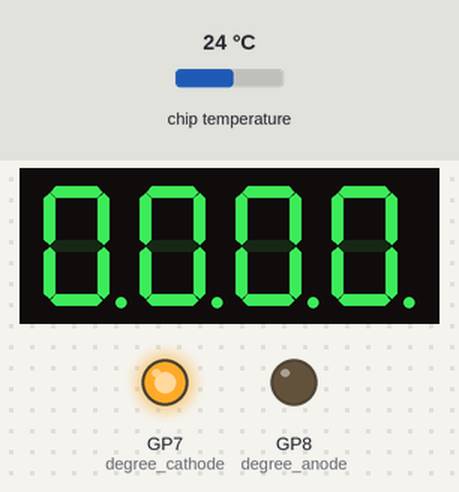
A program run on a simulated Raspberry Pi Pico running MicroPython. Shown: 4-digit seven-segment display, output pins drawn as LEDs (lit = HIGH). The inputs (shaded band) are chosen by the test bench; at power-on: chip temperature 24 °C. WiFi joins after 1.5 s; the clock reads 2024-03-15 10:24:30 at power-on unless the program sets it; the segment pins are drawn as the display they are named for; values from a settings file that is not in the repository are placeholders; pins used as bus, display or sensor lines are not drawn; what the program prints to the serial console is not drawn.

Above: at 2.1 s.
At 12.2 s:
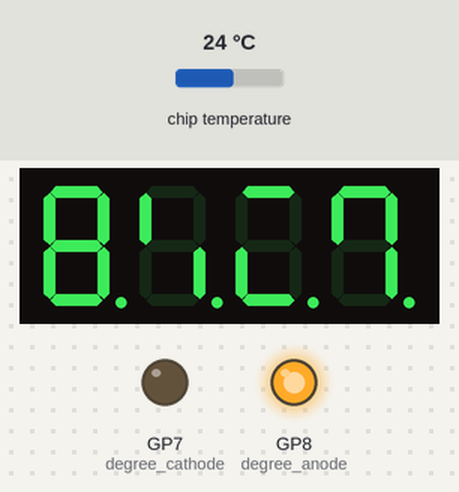
At 22.2 s:
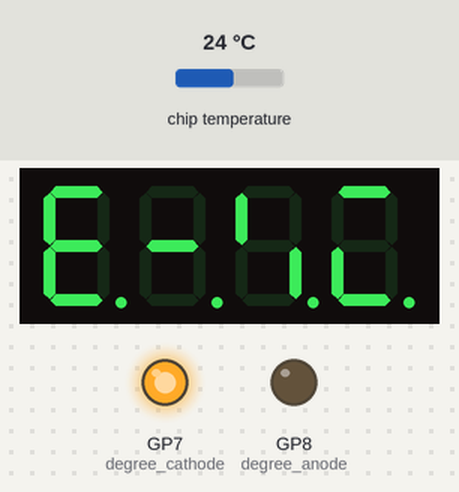
At 32.3 s:
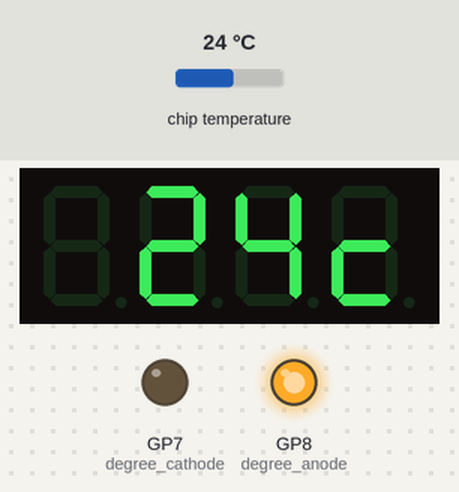
Timing chart, 0 to 33.8 s (numbered marks = the images above):
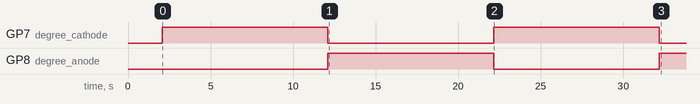

The program:

main_simple.py
```python
# main.py
# Simple code for the YSD-439AY2B-35 display.
# Features stable colon/degree LEDs and flicker-free temperature updates.
# Allows a simple wiring approach where the top 8 pins are connected to the top of the PICO, and the bottom to the bottom

import machine
import utime
import network
import ntptime
from secrets import SSID, PASSWORD

# ==============================================================================
# WIRING GUIDE AND PINOUT CONFIGURATION
# ==============================================================================
#
# Display Model: YSD-439AY2B-35 (Common Anode)
#
# Display Pin Diagram (Top-down view):
#
#      [16][15][14][13][12][11][10][09]
#
#      [01][02][03][04][05][06][07][08]

#
# 7-Segment Diagram:
#      ---A---
#     |       |
#     F       B
#     |       |
#      ---G---
#     |       |
#     E       C
#     |       |
#      ---D---   . DP
#
# Special LEDs:
# L1, L2: Colon (:)
# L3: Degree Symbol (°)
#
# ------------------------------------------------------------------------------
# Pico GP Pin -> Display Function -> Display Pin #
# ------------------------------------------------------------------------------

# --- Segment Pins (Cathodes - Set LOW to turn ON) ---
segments = [
    machine.Pin(12, machine.Pin.OUT),  # Segment A  -> Display Pin 14
    machine.Pin(14, machine.Pin.OUT),  # Segment B  -> Display Pin 16
    machine.Pin(11, machine.Pin.OUT),  # Segment C  -> Display Pin 13
    machine.Pin(18, machine.Pin.OUT),  # Segment D  -> Display Pin 3
    machine.Pin(20, machine.Pin.OUT),  # Segment E  -> Display Pin 5
    machine.Pin(9, machine.Pin.OUT),   # Segment F  -> Display Pin 11
    machine.Pin(13, machine.Pin.OUT),  # Segment G  -> Display Pin 7
    machine.Pin(22, machine.Pin.OUT)   # Segment DP -> Display Pin 15
]

# --- Digit Select Pins (Anodes - Set HIGH to turn ON) ---
digits = [
    machine.Pin(16, machine.Pin.OUT),  # Digit 1 (Left) -> Display Pin 1
    machine.Pin(17, machine.Pin.OUT),  # Digit 2        -> Display Pin 2
    machine.Pin(21, machine.Pin.OUT),  # Digit 3        -> Display Pin 6
    machine.Pin(26, machine.Pin.OUT)   # Digit 4 (Right)-> Display Pin 8
]

# --- Special LED Pins (Driven Independently) ---
# To turn on, set Anode HIGH and Cathode LOW.
colon_anode = machine.Pin(19, machine.Pin.OUT)     # Anode (+) for Colon -> Display Pin 4
colon_cathode = machine.Pin(10, machine.Pin.OUT)   # Cathode (-) for Colon -> Display Pin 12
degree_anode = machine.Pin(8, machine.Pin.OUT)     # Anode (+) for Degree -> Display Pin 10
degree_cathode = machine.Pin(7, machine.Pin.OUT)   # Cathode (-) for Degree -> Display Pin 9

# --- Constants ---
SEGMENT_ON, SEGMENT_OFF = 0, 1
DIGIT_ON, DIGIT_OFF = 1, 0

segment_patterns = {
    '0':(0,0,0,0,0,0,1),'1':(1,0,0,1,1,1,1),'2':(0,0,1,0,0,1,0),
    '3':(0,0,0,0,1,1,0),'4':(1,0,0,1,1,0,0),'5':(0,1,0,0,1,0,0),
    '6':(0,1,0,0,0,0,0),'7':(0,0,0,1,1,1,1),'8':(0,0,0,0,0,0,0),
    '9':(0,0,0,1,1,0,0),'C':(1,1,1,0,0,1,0),'F':(0,1,1,1,0,0,0),
    '-':(1,1,1,1,1,1,0),' ':(1,1,1,1,1,1,1),'E':(0,1,1,0,0,0,0),
    'R':(1,1,1,0,1,0,1) # Lowercase 'r'
}

# ==============================================================================
# GLOBAL STATE VARIABLES
# ==============================================================================
# These hold the data that the display will render.
# They are updated periodically by the main loop's timers.
time_str = "----"
temp_str = "----"
colon_on = False
degree_on = False

# ==============================================================================
# FUNCTIONS
# =================================================S=============================
def connect_wifi():
    """Connects to WiFi and syncs time. Returns True on success."""
    # (Function is unchanged, kept for completeness)
    wlan = network.WLAN(network.STA_IF)
    wlan.active(True)
    wlan.connect(SSID, PASSWORD)
    print("Connecting to WiFi...")
    max_wait = 15
    while max_wait > 0:
        if wlan.status() < 0 or wlan.status() >= 3: break
        max_wait -= 1; utime.sleep(1)

    if wlan.status() != 3:
        print("WiFi connection failed.")
        return False
    else:
        print('Connected! IP:', wlan.ifconfig()[0])
        try:
            ntptime.settime()
            print("Time synced successfully.")
        except Exception as e:
            print("Failed to sync time:", e)
        return True

def clear_digits_and_segments():
    """Turns off all 7-segment digits and segments to prevent ghosting."""
    for segment in segments:
        segment.value(SEGMENT_OFF)
    for digit in digits:
        digit.value(DIGIT_OFF)

def display(text):
    """
    Renders the given 4-character text by multiplexing the digits.
    This function should be called repeatedly in a fast loop.
    It does NOT control the colon or degree symbol; they are set independently.
    """
    text_to_display = "{:4}".format(text)
    dp_pos = text_to_display.find('.')
    if dp_pos != -1:
        text_to_display = text_to_display.replace('.', '')

    for i in range(4):
        clear_digits_and_segments()

        char = text_to_display[i]
        pattern = segment_patterns.get(char.upper(), segment_patterns[' '])
        for j in range(7):
            segments[j].value(pattern[j])

        if i == dp_pos - 1:
            segments[7].value(SEGMENT_ON) # Turn on Decimal Point

        digits[i].value(DIGIT_ON) # Turn on current digit
        utime.sleep_ms(10) # Multiplexing delay

# ==============================================================================
# MAIN PROGRAM
# ==============================================================================

# --- Setup ---
sensor_temp = machine.ADC(4)
conversion_factor = 3.3 / 65535
wifi_connected = connect_wifi()

# --- Timing Control ---
DATA_UPDATE_INTERVAL_MS = 1000  # Update data once per second
MODE_SWITCH_INTERVAL_MS = 10000 # Switch modes every 10 seconds
last_data_update = utime.ticks_ms()
last_mode_switch = utime.ticks_ms()
display_mode = "TIME"

print("Starting main loop...")

while True:
    current_ticks = utime.ticks_ms()

    # --- TIMER 1: Data Acquisition (runs every 1 second) ---
    if utime.ticks_diff(current_ticks, last_data_update) > DATA_UPDATE_INTERVAL_MS:
        # Get time
        if wifi_connected:
            current_time = utime.localtime()
            time_str = "{:02d}{:02d}".format(current_time[3], current_time[4])
        else:
            time_str = "Err" # Show error if no WiFi for time

        # Get temperature
        reading = sensor_temp.read_u16() * conversion_factor
        temperature = 27 - (reading - 0.706) / 0.001721
        temp_str = "{:>3.0f}C".format(temperature)

        last_data_update = current_ticks

    # --- TIMER 2: Mode Switching (runs every 10 seconds) ---
    if utime.ticks_diff(current_ticks, last_mode_switch) > MODE_SWITCH_INTERVAL_MS:
        display_mode = "TEMP" if display_mode == "TIME" else "TIME"
        last_mode_switch = current_ticks

    # --- State Management & Rendering ---
    # This part of the loop runs as fast as possible.

    # 1. Decide what to show based on the current mode
    if display_mode == "TIME":
        text_to_show = time_str
        colon_on = True
        degree_on = False
    else: # TEMP mode
        text_to_show = temp_str
        colon_on = False
        degree_on = True

    # 2. Set the state of the independent LEDs (they will stay on/off)
    colon_anode.value(DIGIT_ON if colon_on else DIGIT_OFF)
    colon_cathode.value(SEGMENT_ON if colon_on else SEGMENT_OFF)
    degree_anode.value(DIGIT_ON if degree_on else DIGIT_OFF)
    degree_cathode.value(SEGMENT_ON if degree_on else SEGMENT_OFF)

    # 3. Call the display renderer to handle the multiplexing
    display(text_to_show)
```

Measured:
- by itself, GP7 (degree_cathode): alternates HIGH for 10.0 s and LOW for 10.0 s
- by itself, GP8 (degree_anode): LOW → HIGH at 12.1 s, → LOW 10.0 s later, → HIGH 10.0 s later
- what the display in image 0 shows lasts 1.0 s, from 2.1 s to 3.1 s
- what the display in image 1 shows lasts 10.0 s, from 12.2 s to 22.2 s
- what the display in image 2 shows lasts 8.0 s, from 22.2 s to 30.2 s
